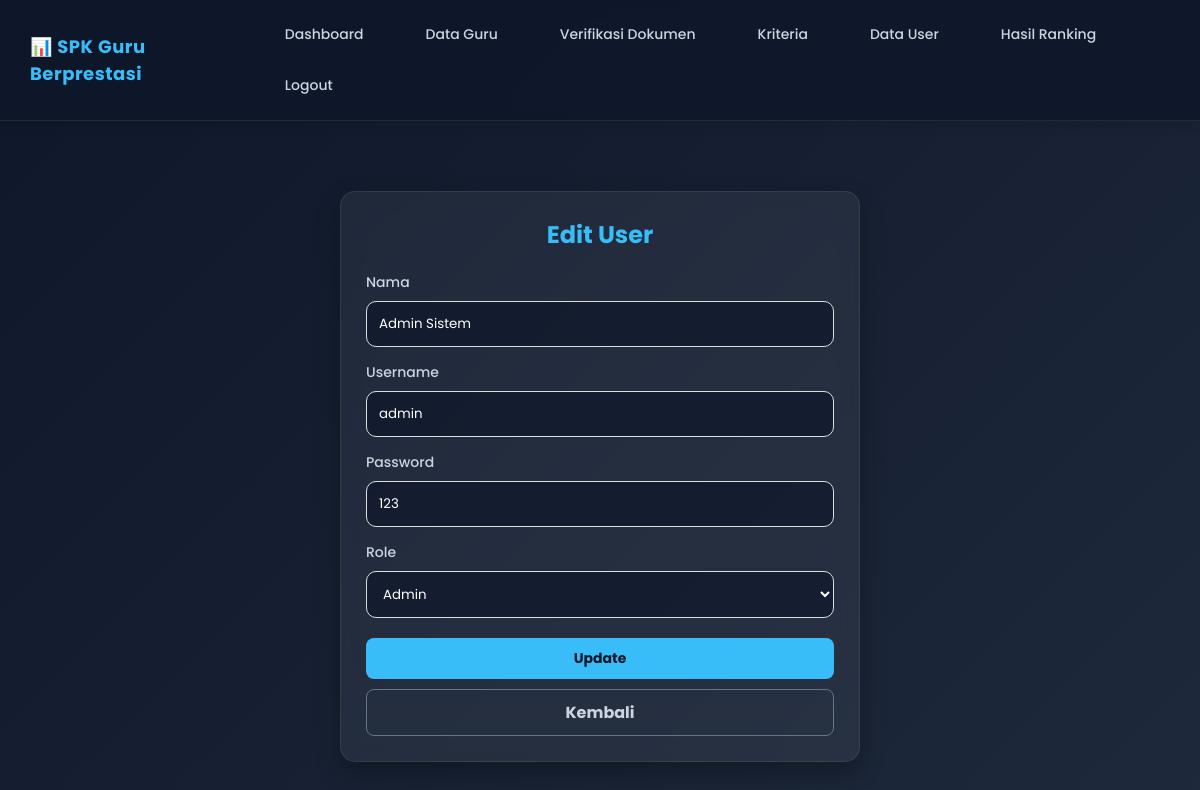
The page /spk_guru_saw/admin/usernya/edit_user.php?id=1 on the database its author committed.
### tables this page shows
CREATE TABLE `users` (
  `id_user` int(11) NOT NULL,
  `nama` varchar(100) DEFAULT NULL,
  `username` varchar(20) DEFAULT NULL,
  `password` varchar(255) DEFAULT NULL,
  `role` enum('admin','penilai','kepsek','guru') NOT NULL
);

### spk_guru_saw/admin/usernya/edit_user.php (the view, shortened to what this page needs)
<?php
include '../../config/koneksi.php';
$id = $_GET['id'];
$data = mysqli_query($koneksi, "SELECT * FROM users WHERE id_user='$id'");
$row = mysqli_fetch_array($data);
?>
<!DOCTYPE html>
<html>
<head>
    <link rel="stylesheet" href="../../assets/css/style.css">
</head>
<body>
<?php include '../../template/menu_admin.php'; ?>
<div class="container">
    <div class="card">
        <h2>Edit User</h2>
        <form method="POST">
            <label>Nama</label>
            <input type="text" name="nama" value="<?= $row['nama']; ?>" required>
            <label>Username</label>
            <input type="text" name="username" value="<?= $row['username']; ?>" required>
            <label>Password</label>
            <input type="text" name="password" value="<?= $row['password']; ?>" required>
            <label>Role</label>
            <select name="role" required>
                <option value="admin" <?= $row['role']=="admin" ? "selected" : ""; ?>>Admin</option>
            </select>
            <button type="submit" name="update">Update</button>
            <a href="user.php" class="btn-kembali">Kembali</a>
        </form>
    </div>
</div>
</body>
</html>

### spk_guru_saw/assets/css/style.css (style rules this page uses)
* { margin:0; padding:0; box-sizing:border-box; font-family:'Poppins', sans-serif; }
body { background:#f4f7fb; color:#333; }
.container { width:90%; margin:40px auto; }
.card { background:white; padding:30px; border-radius:20px; box-shadow:0 10px 25px rgba(0,0,0,0.08); }
h2 { margin-bottom:20px; color:#4f46e5; }
form label { display:block; margin-top:15px; margin-bottom:8px; font-weight:500; }
form input, form select { width:100%; padding:12px; border:1px solid #ddd; border-radius:10px; outline:none; transition:0.3s; }
button, .btn { display:inline-block; padding:12px 20px; border:none; border-radius:10px; text-decoration:none; cursor:pointer; transition:0.3s; font-size:14px; font-weight:500; }
button { margin-top:20px; background:#4f46e5; color:white; }

### spk_guru_saw/admin/usernya/edit_user.php (style rules this page uses)
body { margin:0; font-family: 'Segoe UI', Tahoma, sans-serif; background: linear-gradient(135deg, #0f172a, #1e293b); color:#fff; }
.container { padding:30px; display:flex; justify-content:center; }
.card { width:100%; max-width:520px; background: rgba(255,255,255,0.06); border: 1px solid rgba(255,255,255,0.08); backdrop-filter: blur(10px); padding:25px; border-radius:15px; box-shadow: 0 10px 25px rgba(0,0,0,0.3); }
h2 { text-align:center; margin-bottom:20px; color:#38bdf8; }
label { display:block; margin:10px 0 5px; font-size:14px; color:#cbd5e1; }
input, select { width:100%; padding:10px 12px; border-radius:8px; border:1px solid rgba(255,255,255,0.1); background: rgba(15, 23, 42, 0.7); color:#fff; outline:none; }
button { width:100%; margin-top:20px; padding:10px; border:none; border-radius:8px; background:#38bdf8; color:#0f172a; font-weight:bold; cursor:pointer; }
.btn-kembali { width:100%; margin-top:10px; padding:10px; border:1px solid #64748b; border-radius:8px; background:transparent; color:#cbd5e1; text-align:center; text-decoration:none; display:block; font-weight:bold; }

### rows shown on the page
users: nama "Admin Sistem", username "admin", password "123", role "Admin"
